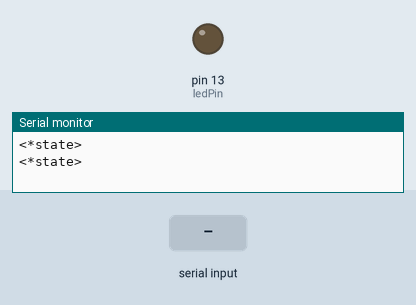
The sketch below on a simulated Arduino Uno, built with avr-gcc and run on an emulated ATmega328P. Parts: output pins drawn as LEDs (lit = HIGH), the last lines printed to the serial monitor. Dashed ring = blinking. The inputs (shaded band) are chosen by the test bench.

Above: at 3.0 s.
3.1 s: "<<Con:123>>" received over Serial
At 8.8 s:
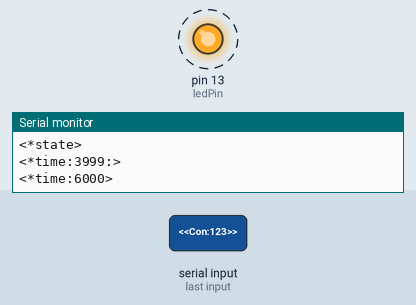
Timing chart, 0 to 15.1 s (numbered marks = the images above; inputs shaded):
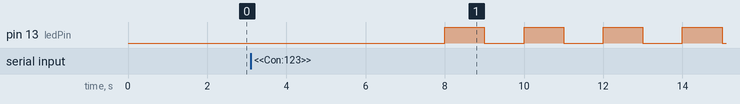

Measured:
- after the input at 3.1 s, pin 13 (ledPin): alternates HIGH for 1.0 s and LOW for 1.0 s, starting after 4.9 s

The sketch:

base.ino
```cpp
/* Base */
#include <SoftwareSerial.h>

#define time_passed(event_ms, passed) ((cur_ms) - (event_ms) >= (passed))

struct XbeeNode {
  char flag = '\0'; //char representing which xbee this node is
  char lastmsg[20] = {0}; //just a copy of the last msg for reference if needed
  bool recieved_new_msg = false; //change if new msg from all read, so need to do something
  bool state = false; //assume all off at first, until told otherwise. So, use this to determine if fan on/off, and send msg if need to change state, not every time
  float val = 0; //if msg has a value associated with it, write it down for reference (similar to last msg)
};

//SoftwareSerial Xbee(0, 1);
char msg[256] = {0}; //256 bytes arbitrary size, just one I choose when making it
XbeeNode available_nodes[8];
size_t available_nodes_idx = 0;
const int ledPin = 13;

unsigned long cur_ms = 0;
unsigned long last_light_ms = 0;
bool light_on = false;

//Example below changed from variadic cpp reference site: https://en.cppreference.com/w/cpp/utility/variadic.html
//Currently max 64 str len sending (arbitrary, just what I choose when I made it)
//EXAMPLE: serial_printf("<%cwait this long:%d>", 'T', 123);
//Dude this one's my favorite, so cool, just printf for the arduino serial print here
void serial_printf(const char* fmt, ...) {
  char to_send[64];

  va_list ap;
  va_start(ap, fmt);
  vsnprintf(to_send, sizeof(to_send), fmt, ap);
  va_end(ap);

  Serial.print(to_send);
}

void update_node(const char* node_str) {
  for (size_t i=0; i<available_nodes_idx; i++) {
    XbeeNode* node = &available_nodes[i];
    if (!(node->flag == node_str[0])) continue;

    char* fcol = strchr(node_str, ':');
    //node->state = (strncmp(node_str+1, "on", 2) == 0);
    node->val = atof(fcol+1);
    strncpy(node->lastmsg, node_str, 20);
    node->recieved_new_msg = true;
  }
}

bool append_node(const char* node_str) {
  if (node_str[0] == '*') return false;
  if (available_nodes_idx == 8) return false; //max num nodes in network
  for (size_t i=0; i<available_nodes_idx; i++) {
    if (available_nodes[i].flag == node_str[0]) return false;
  }
  char* fcol = strchr(node_str, ':'); //assuming example msg from state call is '<Con:123>'
  XbeeNode node;
  node.flag = node_str[0];
  //node.state = (strncmp(node_str, "on", 2) == 0);
  node.val = atof(fcol+1);
  node.recieved_new_msg = true;
  available_nodes[available_nodes_idx] = node;
  ++available_nodes_idx;
  return true;
}

bool node_list_contains(const char flag) {
  for (size_t i=0; i<available_nodes_idx; i++) {
    if (available_nodes[i].flag == flag) return true;
  }
  return false;
}

void save_responding_nodes() {
  char* bracket_start = msg;
  while ((bracket_start = strchr(bracket_start, '<')) != NULL) {
    char* bracket_end = strchr(bracket_start, '>');
    if (!bracket_end) break;
    if (bracket_end == bracket_start+1) { //bad msg, '<>' recieved, so nothing of note
      *bracket_end = '\0';
      bracket_start = bracket_end + 1;
      continue;
    };

    *bracket_end = '\0';
    if (node_list_contains(bracket_start[1])) { //already in list, so just update
      update_node(&bracket_start[1]);
    } else { //not in list, new node, so append to list and update accordingly
      append_node(&bracket_start[1]);
    }
    bracket_start = bracket_end + 1;
  }
  //Message searched through for node responses, so set msg 'empty' to say done, in case anything else touches it
  msg[0] = '\0';
}

void get_available_nodes() {
  Serial.print("<*state>\n"); //expect a <C___> response, or essentially, node returns its current state -> '<Lon>' '<Toff>' for each fan/light
  delay(200);
  get_all_xbee_message();
  save_responding_nodes();
}

//TODO: update this so that it has an 'in msg' bool, so only record into the msg
//array if we've detected a '<' bracket. That way, msg isn't filled with needless
//data from just printing in the other nodes.
void get_all_xbee_message() {
  //while xbee sender available, check for data being sent
  size_t index = 0;
  char incoming_byte = '\0';
  while (Serial.available() > 0) {
    incoming_byte = Serial.read();
    if (incoming_byte == '\n') continue; //parse out newlines
    msg[index] = incoming_byte;
    ++index;
    if (index == sizeof(msg)-1) break;
  }
  msg[index] = '\0';
}

void request_node_msg(XbeeNode* xbeenode) {
  //TODO: make like a 3 loop check, so if node doesn't respond, clear it from the list.
  serial_printf("<%crequested>", xbeenode->flag); //i.e. '<Crequested>'
  delay(200);
  log_node_msg(xbeenode);
}

//Get last message if string long, i.e. '<Tasdf>\n<Lasdf><Basdf>' gets 'Basdf'
//and store in currently requested waiting for xbeenode.
void log_node_msg(XbeeNode* xbeenode) {
  char* last_endbrack = strrchr(msg, '>');
  if (!last_endbrack) return;

  *(last_endbrack) = '\0';
  const char* last_startbrack = strrchr(msg, '<');
  if (!last_startbrack) return;

  memcpy(xbeenode->lastmsg, last_startbrack+1, 20);
  xbeenode->recieved_new_msg = true;
  serial_printf("From node:%s\n", last_startbrack+1); //copy msg into last node msg for reference
  //if (atof(last_startbrack+1) < 100) Serial.print("<turn on light>\n");
  //else Serial.print("<turn off light>\n");
}

void get_all_nodes_state(const int delay_ms) {
  Serial.print("<*state>\n");
  delay(delay_ms);
  get_all_xbee_message();
  save_responding_nodes();
}

void respond_to_node(XbeeNode* xbeenode) {
  serial_printf("node flag(%c) and val(%d)\n", xbeenode->flag, (int)xbeenode->val);
  switch (xbeenode->flag) {
    case 'T': {
      const int temp = (int)xbeenode->val;
      if (temp >= 70 /*&& xbeenode->state == false*/) { //hot and fan off
        Serial.print("<Tturn on fan>\n");
        xbeenode->state = true;
      }
      else if (temp < 70 /*&& xbeenode->state == true*/) { //cold and fan on
        Serial.print("<Tturn off fan>\n");
        xbeenode->state = false;
      }
      break;
    }

    case 'L': {
      const int lightlevel = (int)xbeenode->val;
      if (lightlevel >= 600 /*&& xbeenode->state == true*/) { //bright and light on
        Serial.print("<Lturn off led>\n");// delay(30); Serial.print("<Lturn off led>\n");
        xbeenode->state = false;
      }
      else if (lightlevel < 600 /*&& xbeenode->state == false*/) { //dark and light off
        Serial.print("<Lturn on led>\n");// delay(30); Serial.print("<Lturn on led>\n");
        xbeenode->state = true;
      }
      break;
    }

    default: {
      serial_printf("Unknown flag: %c (%d)\n", xbeenode->flag, (int)xbeenode->flag);
      break;
    }
  }
  //Update that the node has been visited, and its message dealt with
  xbeenode->recieved_new_msg = false;
}

void switch_light() {
  digitalWrite(ledPin, (light_on ? LOW : HIGH));
  light_on = !light_on;
}

void broadcast_cur_time() {
  while (true) {
    const unsigned long cur_time_ms = millis();
    //unsigned long while_loop_ms = cur_time_ms + 15000;
    serial_printf("<*time:%lu:>\n", cur_time_ms);
    delay(2000);
    serial_printf("<*time:%lu>\n", millis());
    delay(2000);
      //while (cur_time_ms <= while_loop_ms) {
    for (int i=0; i<10; i++) {
      //mesure time here
      switch_light(); //do work here
      //measure time here

      delay(1000); //1000 - time it took to do all work,
      //this way always 1 second between light on/off
    }
  }
}

void setup() {
  Serial.begin(9600);
  pinMode(ledPin, OUTPUT);
  digitalWrite(ledPin, LOW);
}

void loop() {
  /* Orignal temp/light dual node code */ /*
  //Just call *state to all xbees, then get all data from reading msg
  get_all_nodes_state(200);

  //Go through each xbee in node list, and respond to info recieved
  for (size_t i=0; i<available_nodes_idx; i++) {
    XbeeNode* xbeenode = &available_nodes[i];
    if (!xbeenode->recieved_new_msg) continue;
    respond_to_node(xbeenode);
    xbeenode->recieved_new_msg = false;
  }

  delay(1000);
  */
  /* Time sync code */
  if (available_nodes[0].flag == '\0') {
    get_all_nodes_state(2000);
    if (available_nodes[0].flag != '\0') broadcast_cur_time();
    return;
  }
  //delay(3000);
  //cur_ms = millis();
  //if (time_passed(3000)) {
    //serial_printf("Every three seconds\n");
  //}
  //cur_ms = millis();
  //if (time_passed(last_light_ms, 5000)) { //so, every 5 seconds, also reset last checked value as this is last check
    //broadcast_cur_time();
    //last_light_ms = cur_ms;
  //}
}
```
